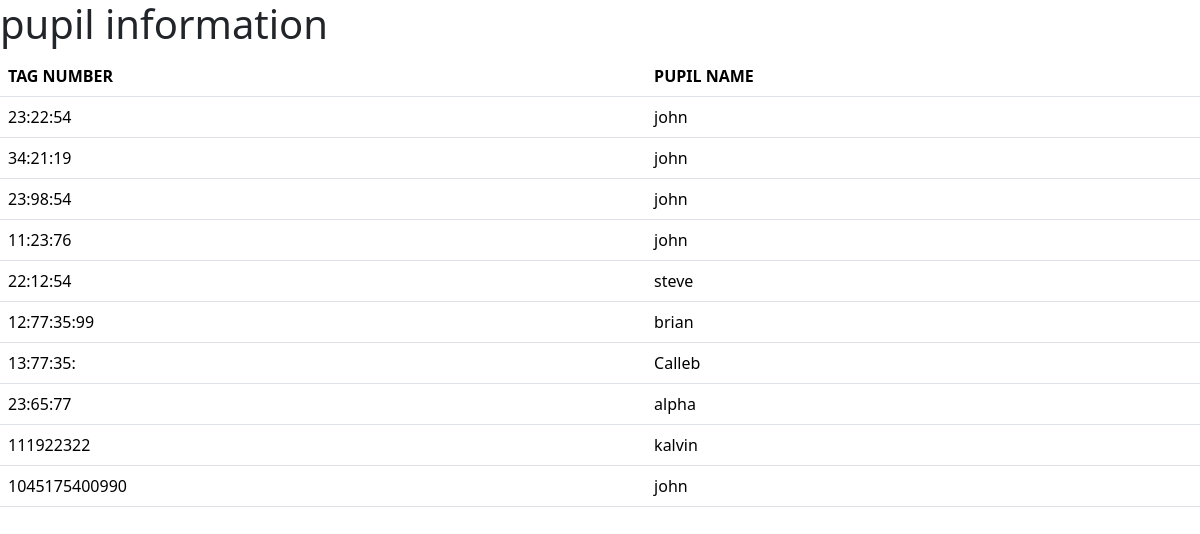
The app's page /arc_app/info/ with its own data.
### arc_app/models.py (models this page shows, shortened)
class RfidTags(models.Model):
    tag_no = models.CharField(max_length = 40, unique = True)
    pupil_name = models.CharField(max_length = 30, default = 'john')

### arc_app/views.py (the view)
# urls.py: path('', views.info, name = 'info'),
def info(request):
    tag_list = RfidTags.objects.all()
    tag_dict = {'rfid_tags': tag_list}
    return render(request, 'info.html', context=tag_dict)

### templates/info.html (shortened to what this page needs)
<!DOCTYPE html>
<html>
    <head>
	{% load bootstrap5 %}
 	{% bootstrap_css %}
    </head>
    <body>
	<div class = "container>"
        <center>
            <h1>pupil information</h1>
        <div>
            {% if rfid_tags %}
            <div class = "table">
            <table class = "table" >
                <thead>
                    <th>TAG NUMBER</th>
                    <th>PUPIL NAME</th>
                </thead>
                {% for tag in rfid_tags %}
                <tr>
                    <td>{{ tag.tag_no }}</td>
                    <td>{{ tag.pupil_name }}</td>
                </tr>
                {% endfor %}
            </table>
	   </div>
            {% else %}
                <p>NO RFID TAGS</p>
            {% endif %}
        </div>
	</div>
    </body>
</html>

### records on screen
RfidTags: tag_no "23:22:54", pupil_name "john"
RfidTags: tag_no "34:21:19", pupil_name "john"
RfidTags: tag_no "23:98:54", pupil_name "john"
RfidTags: tag_no "11:23:76", pupil_name "john"
RfidTags: tag_no "22:12:54", pupil_name "steve"
RfidTags: tag_no "12:77:35:99", pupil_name "brian"
RfidTags: tag_no "13:77:35:", pupil_name "Calleb"
RfidTags: tag_no "23:65:77", pupil_name "alpha"
RfidTags: tag_no "111922322", pupil_name "kalvin"
RfidTags: tag_no "1045175400990", pupil_name "john"
